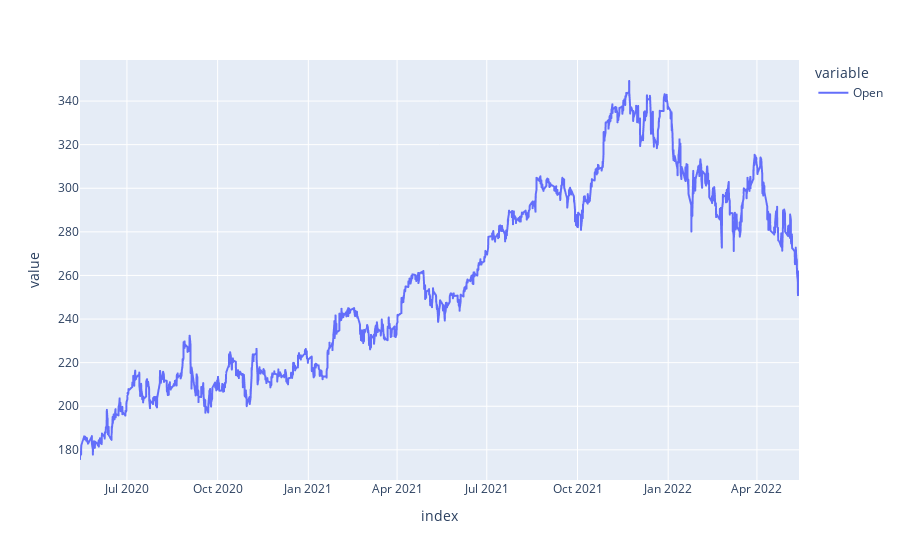

Here is the notebook cell this chart was saved with:
### Code cell
pd.options.plotting.backend = "plotly"
intraday_data.plot(y=['Open'])

### Figure 1 — Plotly figure (JSON) as saved in the notebook; plotly's stock layout.template omitted (floating-point values rounded to 4 significant figures; data arrays with more than 128 entries replaced by an {"elided": "..."} marker saying what was removed)
{"data": [{"hovertemplate": "variable=Open<br>index=%{x}<br>value=%{y}<extra></extra>", "legendgroup": "Open", "line": {"color": "#636efa", "dash": "solid"}, "marker": {"symbol": "circle"}, "mode": "lines", "name": "Open", "showlegend": true, "type": "scattergl", "x": {"elided": "3526 str values"}, "xaxis": "x", "y": {"elided": "3526 float values"}, "yaxis": "y"}], "layout": {"legend": {"title": {"text": "variable"}, "tracegroupgap": 0}, "margin": {"t": 60}, "xaxis": {"anchor": "y", "domain": [0, 1], "title": {"text": "index"}}, "yaxis": {"anchor": "x", "domain": [0, 1], "title": {"text": "value"}}}}
